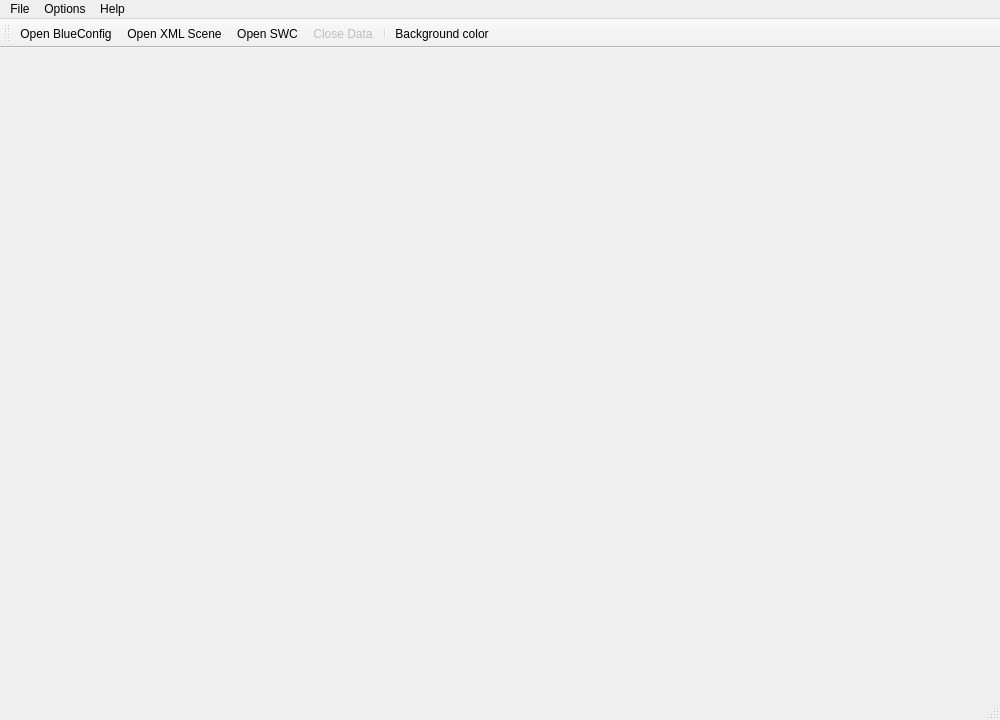
<?xml version="1.0" encoding="UTF-8"?>
<ui version="4.0">
 <class>MainWindow</class>
 <widget class="QMainWindow" name="MainWindow">
  <property name="geometry">
   <rect>
    <x>0</x>
    <y>0</y>
    <width>1000</width>
    <height>720</height>
   </rect>
  </property>
  <property name="windowTitle">
   <string>MainWindow</string>
  </property>
  <property name="windowIcon">
   <iconset resource="../qrc/resources.qrc">
    <normaloff>:/icons/qneurolots.ico</normaloff>:/icons/qneurolots.ico</iconset>
  </property>
  <widget class="QWidget" name="centralwidget"/>
  <widget class="QMenuBar" name="menubar">
   <property name="geometry">
    <rect>
     <x>0</x>
     <y>0</y>
     <width>1000</width>
     <height>23</height>
    </rect>
   </property>
   <widget class="QMenu" name="menuFile">
    <property name="title">
     <string>File</string>
    </property>
    <addaction name="actionOpenBlueConfig"/>
    <addaction name="actionOpenXMLScene"/>
    <addaction name="actionOpenSWCFile"/>
    <addaction name="actionCloseData"/>
    <addaction name="separator"/>
    <addaction name="actionQuit"/>
   </widget>
   <widget class="QMenu" name="menuHelp">
    <property name="title">
     <string>Help</string>
    </property>
    <addaction name="actionAbout"/>
   </widget>
   <widget class="QMenu" name="menuOptions">
    <property name="title">
     <string>Options</string>
    </property>
    <addaction name="actionUpdateOnIdle"/>
    <addaction name="actionShowFPSOnIdleUpdate"/>
    <addaction name="actionBackgroundColor"/>
   </widget>
   <addaction name="menuFile"/>
   <addaction name="menuOptions"/>
   <addaction name="menuHelp"/>
  </widget>
  <widget class="QStatusBar" name="statusbar"/>
  <widget class="QToolBar" name="toolBar">
   <property name="windowTitle">
    <string>toolBar</string>
   </property>
   <attribute name="toolBarArea">
    <enum>TopToolBarArea</enum>
   </attribute>
   <attribute name="toolBarBreak">
    <bool>false</bool>
   </attribute>
   <addaction name="actionOpenBlueConfig"/>
   <addaction name="actionOpenXMLScene"/>
   <addaction name="actionOpenSWCFile"/>
   <addaction name="actionCloseData"/>
   <addaction name="separator"/>
   <addaction name="actionBackgroundColor"/>
  </widget>
  <action name="actionQuit">
   <property name="text">
    <string>Quit</string>
   </property>
   <property name="shortcut">
    <string>Ctrl+W</string>
   </property>
  </action>
  <action name="actionAbout">
   <property name="text">
    <string>About ...</string>
   </property>
  </action>
  <action name="actionUpdateOnIdle">
   <property name="checkable">
    <bool>true</bool>
   </property>
   <property name="checked">
    <bool>true</bool>
   </property>
   <property name="text">
    <string>Update on idle</string>
   </property>
  </action>
  <action name="actionBackgroundColor">
   <property name="icon">
    <iconset resource="../qrc/resources.qrc">
     <normaloff>:/icons/colorpicker.png</normaloff>:/icons/colorpicker.png</iconset>
   </property>
   <property name="text">
    <string>Background color</string>
   </property>
  </action>
  <action name="actionOpenBlueConfig">
   <property name="icon">
    <iconset resource="../qrc/resources.qrc">
     <normaloff>:/icons/open_bc.png</normaloff>:/icons/open_bc.png</iconset>
   </property>
   <property name="text">
    <string>Open BlueConfig</string>
   </property>
   <property name="toolTip">
    <string>Open BlueConfig</string>
   </property>
  </action>
  <action name="actionOpenXMLScene">
   <property name="icon">
    <iconset resource="../qrc/resources.qrc">
     <normaloff>:/icons/open_xml.png</normaloff>:/icons/open_xml.png</iconset>
   </property>
   <property name="text">
    <string>Open XML Scene</string>
   </property>
   <property name="toolTip">
    <string>Open XML Scene</string>
   </property>
  </action>
  <action name="actionCloseData">
   <property name="enabled">
    <bool>false</bool>
   </property>
   <property name="icon">
    <iconset resource="../qrc/resources.qrc">
     <normaloff>:/icons/close.png</normaloff>:/icons/close.png</iconset>
   </property>
   <property name="text">
    <string>Close Data</string>
   </property>
   <property name="toolTip">
    <string>Close Data</string>
   </property>
   <property name="shortcut">
    <string>Ctrl+Shift+C</string>
   </property>
   <property name="visible">
    <bool>false</bool>
   </property>
   <property name="iconVisibleInMenu">
    <bool>true</bool>
   </property>
  </action>
  <action name="actionOpenSWCFile">
   <property name="icon">
    <iconset resource="../qrc/resources.qrc">
     <normaloff>:/icons/open_swc.png</normaloff>:/icons/open_swc.png</iconset>
   </property>
   <property name="text">
    <string>Open SWC</string>
   </property>
   <property name="toolTip">
    <string>Open SWC</string>
   </property>
  </action>
  <action name="actionShowFPSOnIdleUpdate">
   <property name="checkable">
    <bool>true</bool>
   </property>
   <property name="text">
    <string>Show FPS on idle update</string>
   </property>
   <property name="toolTip">
    <string>Show FPS on idle update</string>
   </property>
   <property name="shortcut">
    <string>F</string>
   </property>
  </action>
 </widget>
 <resources>
  <include location="../qrc/resources.qrc"/>
 </resources>
 <connections/>
</ui>
